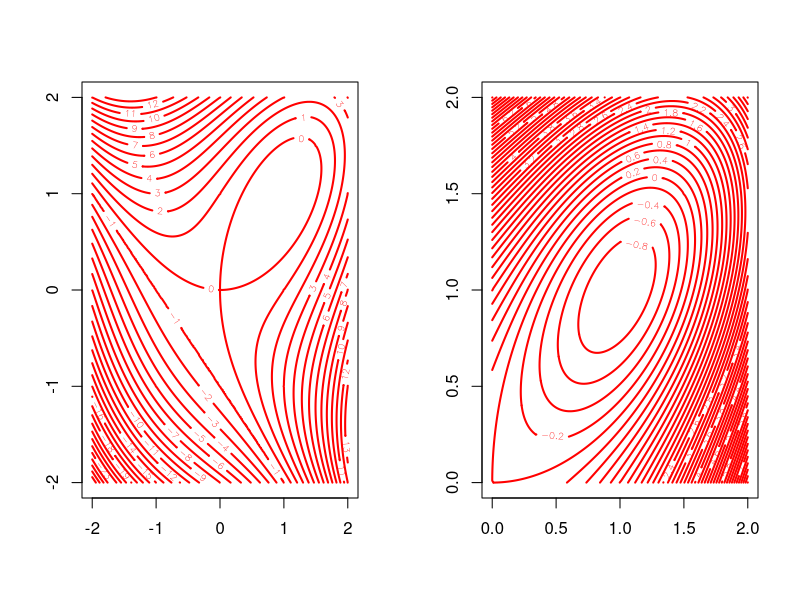

Write the R code that produced this figure. (Note: this script raises an error after producing the figure.)
## ---- chunk 1
folium <- function (x, y) {
    z <- outer (x ^ 3, y ^ 3, "+")- 3 * outer (x,y)
}

par(mfrow=c(1,2))
x <- y <- seq (-2, 2, by = .01)
contour (x, y, folium (x, y), nlevels = 50, col = "RED", lwd = 2)
x <- y <- seq (0, 2, by = .01)
contour (x, y, folium (x, y), nlevels = 50, col = "RED", lwd = 2)
par(mfrow=c(1,1))
## ---- chunk 2
include_graphics("graphics/rcase2.png")
## ---- chunk 3
include_graphics("graphics/rcase3.png")
